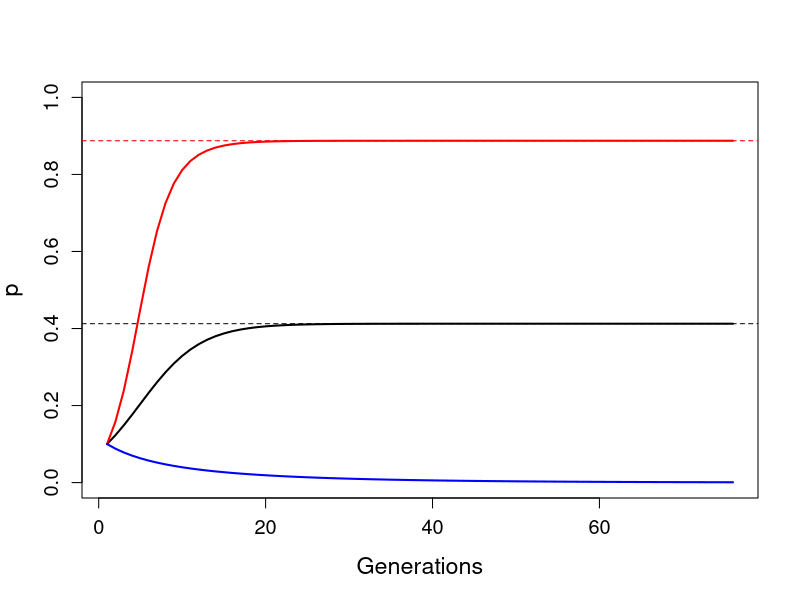

Generate this figure with R:

w22<-1
w12<-0.95
w11<-0.1

p.init<-1/10  #1/1000

mean.fit<-function(p){ 
	 p^2*w11 + w12*2*p*(1-p) + w22*(1-p)^2 
}

delta_p<-function(p){ 
	w1<- w11*p + w12*(1-p)
	w2<- w12*p + w22*(1-p)
	 wbar<-mean.fit(p) 
	 (p^2*w11 + w12*2*d*p*(1-p))/wbar  - p
}

d<-0.7


layout(1)
p<-p.init
my.p.traj<-p

for(i in 1:75){
	p<-p+delta_p(p)
	my.p.traj<-c(my.p.traj,p)
}
plot(my.p.traj,ylim=c(0,1),type="l",xlab="Generations",ylab="p",cex.axis=1.2,cex.lab=1.4,lwd=2)

abline(h=(2*d*w12-1)/(2*w12-w11-1),lty=2)

p<-p.init
my.p.traj<-p
d<-0.9
for(i in 1:75){
	p<-p+delta_p(p)
	my.p.traj<-c(my.p.traj,p)
}

lines(my.p.traj,ylim=c(0,1),type="l",xlab="Generations",ylab="p",cex.axis=1.2,cex.lab=1.4,lwd=2,col="red")
abline(h=(2*d*w12-1)/(2*w12-w11-1),lty=2,col="red")


p<-p.init
my.p.traj<-p
d<-0.5
for(i in 1:75){
	p<-p+delta_p(p)
	my.p.traj<-c(my.p.traj,p)
}

lines(my.p.traj,ylim=c(0,1),type="l",xlab="Generations",ylab="p",cex.axis=1.2,cex.lab=1.4,lwd=2,col="blue")
abline(h=(2*d*w12-1)/(2*w12-w11-1),lty=2,col="blue")


 dev.copy2pdf(file="~/Dropbox/Courses/Popgen_teaching_Notes/figures/autosomal_driver.pdf")